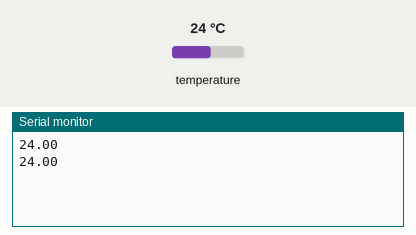
A sketch run on a simulated Arduino Uno, built with avr-gcc and run on an emulated ATmega328P. Shown: the last lines printed to the serial monitor. Inputs (shaded band) come from the test bench; at power-on: temperature 24 °C.

Above: at 1.9 s.
2.0 s: temperature set to 12 °C
At 3.1 s:
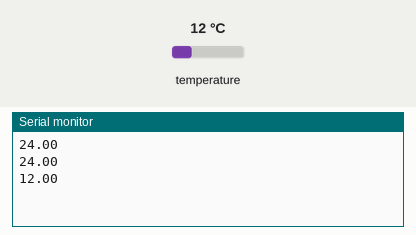
3.5 s: temperature set to 19 °C
At 4.9 s:
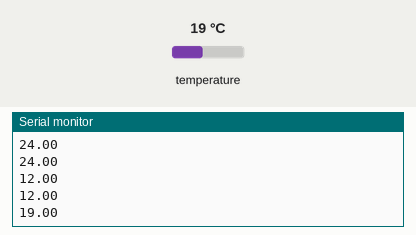
Timing chart, 0 to 6.5 s (numbered marks = the images above; inputs shaded):
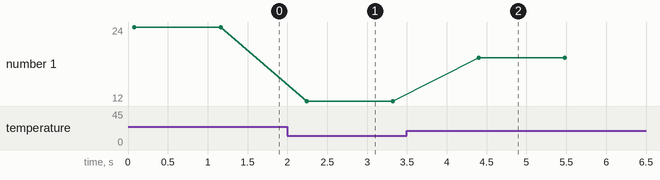

The sketch:

Tempcode.ino
```cpp
#include <Adafruit_AHTX0.h>

Adafruit_AHTX0 aht;

String inputString = "";   // holds incoming text

void setup() {
  Serial.begin(115200);
  if (!aht.begin()) {
    Serial.println("Could not find AHT20 sensor, check wiring!");
    while (1) delay(10);
  }
}
float readTempurature() { // This gives a floating value rather than a void
  sensors_event_t temp;
  aht.getEvent(NULL, &temp); // This allows for us to only ask for temp
  return temp.temperature; // Returns the value of temp
}

void loop() {
  float t = readTempurature();
  Serial.println(t, 2);

  delay(1000);
}
```

Measured:
- after the input at 2.0 s, the serial monitor: prints a new line after 0.24 s (image 1)
- after the input at 3.5 s, the serial monitor: prints a new line after 0.90 s (image 2)
- plotted number 1: 24 → 12 after the input at 2.0 s, 12 → 19 after the input at 3.5 s
